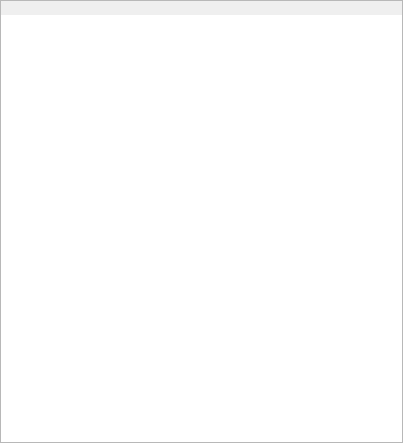
<?xml version="1.0" encoding="UTF-8"?>
<ui version="4.0">
 <class>AboutBox</class>
 <widget class="QDialog" name="AboutBox">
  <property name="windowModality">
   <enum>Qt::ApplicationModal</enum>
  </property>
  <property name="geometry">
   <rect>
    <x>0</x>
    <y>0</y>
    <width>403</width>
    <height>443</height>
   </rect>
  </property>
  <property name="windowTitle">
   <string>About WombatForensics</string>
  </property>
  <property name="modal">
   <bool>true</bool>
  </property>
  <layout class="QHBoxLayout" name="horizontalLayout">
   <property name="spacing">
    <number>0</number>
   </property>
   <property name="leftMargin">
    <number>0</number>
   </property>
   <property name="topMargin">
    <number>0</number>
   </property>
   <property name="rightMargin">
    <number>0</number>
   </property>
   <property name="bottomMargin">
    <number>0</number>
   </property>
   <item>
    <widget class="QScrollArea" name="scrollArea">
     <property name="widgetResizable">
      <bool>true</bool>
     </property>
     <widget class="QWidget" name="scrollAreaWidgetContents">
      <property name="geometry">
       <rect>
        <x>0</x>
        <y>0</y>
        <width>401</width>
        <height>441</height>
       </rect>
      </property>
      <property name="cursor">
       <cursorShape>ArrowCursor</cursorShape>
      </property>
      <layout class="QVBoxLayout" name="verticalLayout">
       <property name="spacing">
        <number>0</number>
       </property>
       <property name="leftMargin">
        <number>0</number>
       </property>
       <property name="topMargin">
        <number>0</number>
       </property>
       <property name="rightMargin">
        <number>0</number>
       </property>
       <property name="bottomMargin">
        <number>0</number>
       </property>
       <item>
        <widget class="QLabel" name="piclabel">
         <property name="text">
          <string/>
         </property>
         <property name="textFormat">
          <enum>Qt::PlainText</enum>
         </property>
         <property name="pixmap">
          <pixmap resource="wombatregistry.qrc">:/about</pixmap>
         </property>
         <property name="scaledContents">
          <bool>false</bool>
         </property>
        </widget>
       </item>
       <item>
        <widget class="QLabel" name="textlabel">
         <property name="sizePolicy">
          <sizepolicy hsizetype="Expanding" vsizetype="Expanding">
           <horstretch>0</horstretch>
           <verstretch>0</verstretch>
          </sizepolicy>
         </property>
         <property name="autoFillBackground">
          <bool>false</bool>
         </property>
         <property name="styleSheet">
          <string notr="true">background-color: white;</string>
         </property>
         <property name="lineWidth">
          <number>0</number>
         </property>
         <property name="text">
          <string/>
         </property>
         <property name="scaledContents">
          <bool>false</bool>
         </property>
         <property name="alignment">
          <set>Qt::AlignLeading|Qt::AlignLeft|Qt::AlignTop</set>
         </property>
         <property name="wordWrap">
          <bool>true</bool>
         </property>
         <property name="margin">
          <number>15</number>
         </property>
         <property name="textInteractionFlags">
          <set>Qt::LinksAccessibleByMouse</set>
         </property>
        </widget>
       </item>
      </layout>
     </widget>
    </widget>
   </item>
  </layout>
 </widget>
 <resources>
  <include location="wombatregistry.qrc"/>
 </resources>
 <connections/>
</ui>
